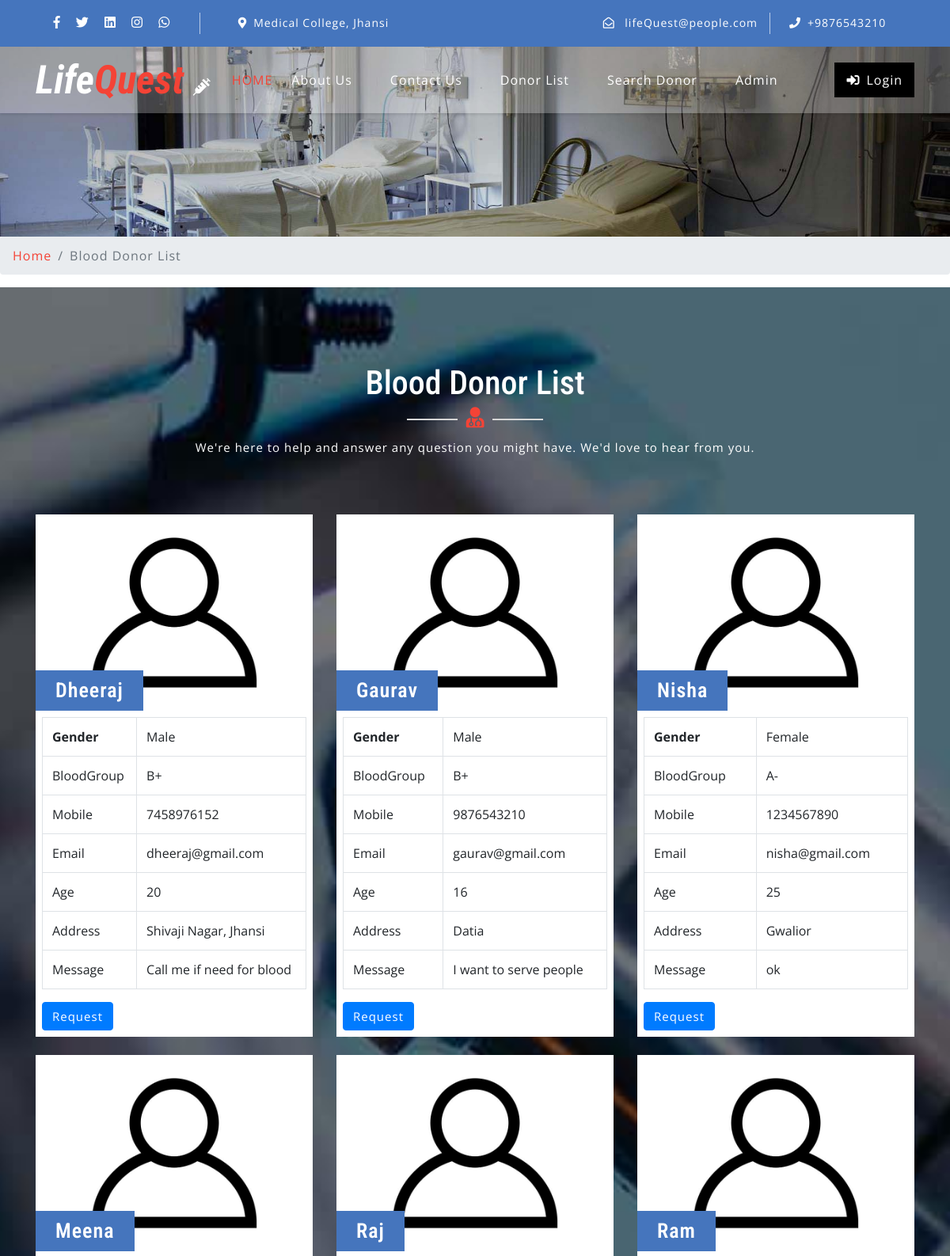
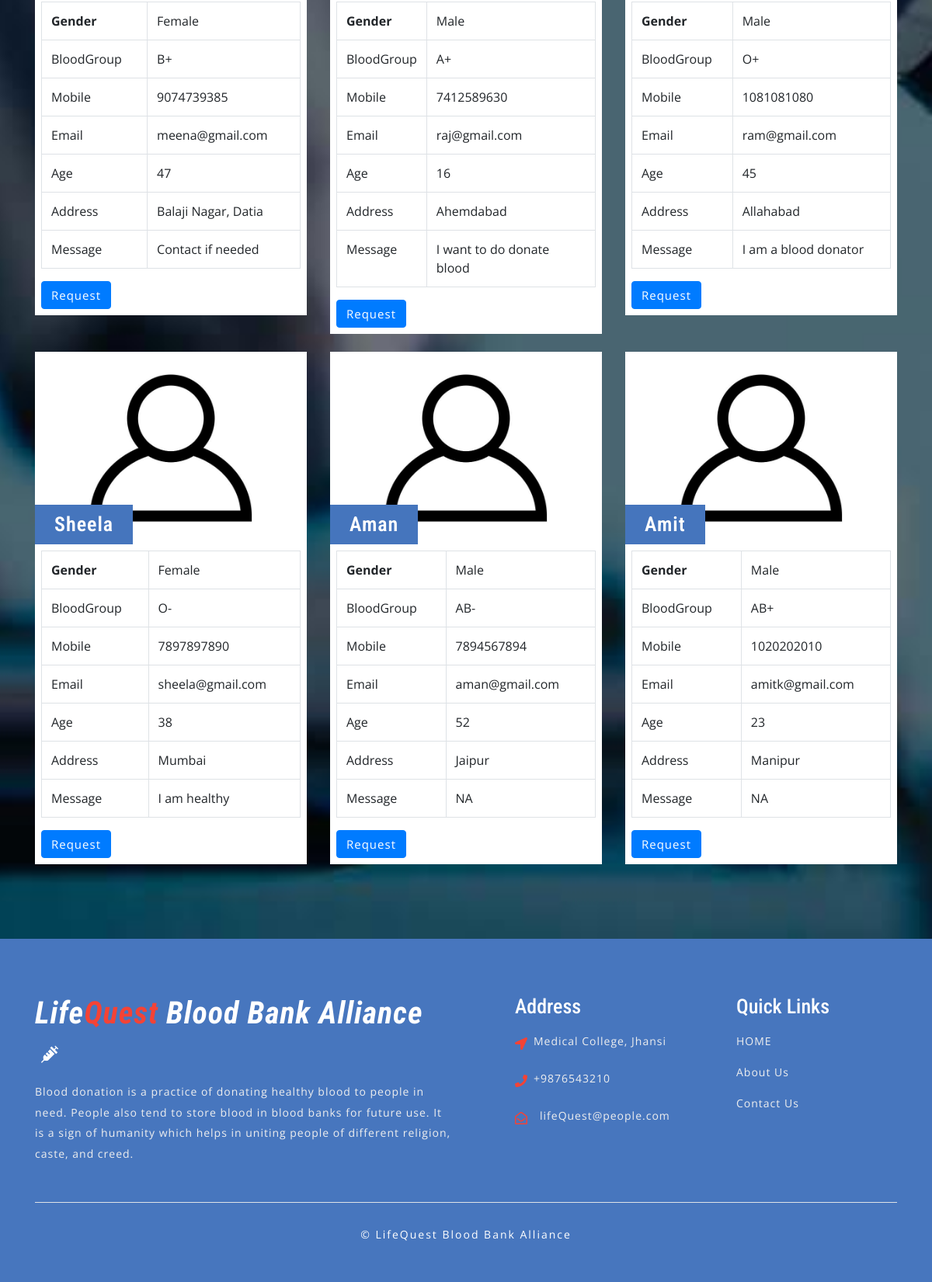
The page /LifeQuestBloodBank/donor-list.php on the database its author committed (2 pictures, top to bottom).
### tables this page shows
CREATE TABLE `thecontactusinfo` (
  `ID` int(11) NOT NULL AUTO_INCREMENT,
  `Address` tinytext DEFAULT NULL,
  `Email` varchar(50) DEFAULT NULL,
  `ContactNumber` bigint(10) DEFAULT NULL,
  PRIMARY KEY (`ID`)
);

CREATE TABLE `theblooddonors` (
  `ID` int(11) NOT NULL AUTO_INCREMENT,
  `FullName` varchar(50) DEFAULT NULL,
  `ContactNumber` bigint(10) DEFAULT NULL,
  `Email` varchar(50) DEFAULT NULL,
  `Gender` varchar(20) DEFAULT NULL,
  `Age` int(11) DEFAULT NULL,
  `BloodGroup` varchar(20) DEFAULT NULL,
  `Address` varchar(120) DEFAULT NULL,
  `Message` mediumtext DEFAULT NULL,
  `PostingDate` timestamp NOT NULL DEFAULT current_timestamp(),
  `status` int(1) DEFAULT NULL,
  `Password` varchar(100) DEFAULT NULL,
  PRIMARY KEY (`ID`)
);

### LifeQuestBloodBank/donor-list.php (the view, shortened to what this page needs)
<?php
include("includes/config.php");
?>
<!doctype html>
<html lang="en">
    <head>
        <link rel="stylesheet" href="css/bootstrap.css">
        <link rel="stylesheet" href="css/style.css">
        <link rel="stylesheet" href="css/fontawesome-all.css">
    </head>
    <body>
        <?php include('includes/header.php');?>
        <div class="inner-banner-w3ls">
        </div>
        <div class="breadcrumb-agile">
            <div aria-label="breadcrumb">
                <ol class="breadcrumb">
                    <li class="breadcrumb-item">
                        <a href="index.php">Home</a>
                    </li>
                    <li class="breadcrumb-item active" aria-current="page">Blood Donor List</li>
                </ol>
            </div>
        </div>
        <section class="blog-w3ls agileits-contact py-5">
            <div class="container py-xl-5 py-lg-3">
                <div class="w3ls-titles text-center mb-5">
                    <h3 class="title text-white">Blood Donor List</h3>
                    <span>
                        <i class="fas fa-user-md"></i>
                    </span>
                    <p class="mt-2 text-white">We're here to help and answer any question you might have. We'd love to hear from you.</p>
                </div>
                <div class="row package-grids mt-5">
                    <?php
                    $status = 1;
                    $sql = "SELECT * from theblooddonors where status = $status";
                    $result = mysqli_query($conn, $sql);
                    while($row = mysqli_fetch_assoc($result)){
                    ?>
                        <div class="col-md-4 pricing" style="margin-top:2%;">
                            <div class="price-top">
                                <img src="images/blood-donor.jpg" alt="blood-donor" class="img-fluid">
                                <h3><?php echo $row['FullName'] ?></h3>
                            </div>
                            <div class="price-bottom p-2">
                            <table class="table table-bordered">
                                <tbody>
                                    <tr>
                                        <th>Gender</th>
                                        <td><?php echo $row['Gender'] ?></td>
                                    </tr>
                                    <tr>
                                        <td>BloodGroup</td>
                                        <td><?php echo $row['BloodGroup'] ?></td>
                                    </tr>
                                    <tr>
                                        <td>Mobile</td>
                                        <td><?php echo $row['ContactNumber'] ?></td>
                                    </tr>
                                    <tr>
                                        <td>Email</td>
                                        <td><?php echo $row['Email'] ?></td>
                                    </tr>
                                    <tr>
                                        <td>Age</td>
                                        <td><?php echo $row['Age'] ?></td>
                                    </tr>
                                       <tr>
                                        <td>Address</td>
                                        <td><?php echo $row['Address'] ?></td>
                                    </tr>
                                    <tr>
                                        <td>Message</td>
                                        <td><?php echo $row['Message'] ?></td>
                                    </tr>
                                </tbody>
                            </table>
                            <a class="btn btn-primary" style="color: white;" href="contact-blood.php?cid=<?php echo $row['ID'] ?>">Request</a>
                        </div>
                    </div>
                    <?php } ?>
                </div>
            </div>
        </section>
        <?php include('includes/footer.php'); ?>
    </body>
</html>

### LifeQuestBloodBank/includes/header.php (shortened to what this page needs)
<?php
if(isset($_SESSION['lbba'])){
    $login = true;
}
else{
    $login = false;
}
?>
    <header>
            <div class="top-bar py-3">
                <div class="container">
                    <div class="row">
                        <div class="col-lg-7 top-social-agile">
                            <div class="row">
                                <ul class="col-lg-4 col-6 top-right-info text-center">
                                    <li>
                                        <a href="#">
                                            <i class="fab fa-facebook-f"></i>
                                        </a>
                                    </li>
                                    <li class="mx-3">
                                        <a href="#">
                                            <i class="fab fa-twitter"></i>
                                        </a>
                                    </li>
                                    <li>
                                        <a href="#">
                                            <i class="fab fa-linkedin"></i>
                                        </a>
                                    </li>
                                    <li class="ml-3">
                                        <a href="#">
                                            <i class="fab fa-instagram"></i>
                                        </a>
                                    </li>
                                    <li class="ml-3">
                                        <a href="#">
                                            <i class="fab fa-whatsapp"></i>
                                        </a>
                                    </li>
                                </ul>
                                <?php
                                $sql = "SELECT * from thecontactusinfo";
                                $result = mysqli_query($conn, $sql);
                                $row = mysqli_fetch_assoc($result);
                                ?>
                                <div class="col-6 header-top_w3layouts pl-5 text-lg-left text-center">
                                    <p class="text-white">
                                        <i class="fas fa-map-marker-alt mr-2"></i><?php echo $row['Address'] ?>
                                    </p>
                                </div>
                            </div>
                        </div>
                        <div class="col-lg-5 top-social-agile text-lg-right text-center">
                            <div class="row">
                                <div class="col-lg-7 col-6 top-w3layouts">
                                    <p class="text-white">
                                        <i class="far fa-envelope-open mr-2"></i>
                                        <a href="mailto:lifeQuest@people.com" class="text-white"><?php echo $row['Email'] ?></a>
                                    </p>
                                </div>
                                <div class="col-lg-5 col-6 header-w3layouts pl-4 text-lg-left">
                                    <p class="text-white">
                                        <i class="fas fa-phone mr-2"></i>+<?php echo $row['ContactNumber'] ?></p>
                                </div>
                            </div>
                        </div>
                    </div>
                </div>
            </div>
    </header>
    <div id="home">
            <div class="main-top py-1">
                <nav class="navbar navbar-expand-lg navbar-light fixed-navi">
                    <div class="container">
                        <h1>
                            <a class="navbar-brand font-weight-bold font-italic" href="index.php">
                                <span>Life</span>Quest
                                <i class="fas fa-syringe"></i>
                            </a>
                        </h1>
                        <div class="collapse navbar-collapse text-center" id="navbarSupportedContent">
                            <ul class="navbar-nav ml-lg-auto">
                                <li class="nav-item active mt-lg-0 mt-3">
                                    <a href="index.php" class="nav-link">HOME</a>
                                </li>
                                <li class="nav-item mx-lg-4 my-lg-0 my-3">
                                    <a class="nav-link" href="about.php">About Us</a>
                                </li>
                                <li class="nav-item mx-lg-4 my-lg-0 my-3">
                                    <a class="nav-link" href="contact.php">Contact Us</a>
                                </li>
                                <li class="nav-item mx-lg-4 my-lg-0 my-3">
                                    <a class="nav-link" href="donor-list.php">Donor List</a>
                                </li>
                                <li class="nav-item mx-lg-4 my-lg-0 my-3">
                                    <a class="nav-link" href="search-donor.php">Search Donor</a>
                                </li>
                                <?php if(!$login){ ?>
                                <li class="nav-item mx-lg-4 my-lg-0 my-3">
                                    <a class="nav-link" href="admin/index.php">Admin</a>
                                </li>
                            </ul>
                            <a href="login.php" class="login-button ml-lg-5 mt-lg-0 mt-4 mb-lg-0 mb-3" >
                                <i class="fas fa-sign-in-alt mr-2"></i>Login
                            </a>
                            <?php } ?>
                        </div>
                    </div>
                </nav>
            </div>
    </div>

### LifeQuestBloodBank/includes/footer.php
<footer>
    <div class="w3ls-footer-grids pt-sm-4 pt-3">
        <div class="container py-xl-5 py-lg-3">
            <div class="row">
                <div class="col-md-6 w3l-footer">
                    <h2 class="mb-sm-3 mb-2">
                        <a href="index.php" class="text-white font-italic font-weight-bold">
                            Life<span>Quest</span> Blood Bank Alliance
                            <i class="fas fa-syringe ml-2"></i>
                        </a>
                    </h2>
                    <p> Blood donation is a practice of donating healthy blood to people in need. People also tend to store blood in
                        blood banks for future use. It is a sign of humanity which helps in uniting people of different religion, caste,
                        and creed.</p>
                </div>
                <?php
                $sql = "SELECT * from thecontactusinfo";
                $result = mysqli_query($conn, $sql);
                $row = mysqli_fetch_assoc($result);
                ?>
                <div class="col-md-3 w3l-footer my-md-0 my-4">
                    <h3 class="mb-sm-3 mb-2 ml-5 text-white">Address</h3>
                    <ul class="list-unstyled ml-5">
                        <li>
                            <i class="fas fa-location-arrow float-left"></i>
                            <p class="ml-4"><?php echo $row['Address'] ?></p>
                            <div class="clearfix"></div>
                        </li>
                        <li class="my-3">
                            <i class="fas fa-phone float-left"></i>
                            <p class="ml-4">+<?php echo $row['ContactNumber'] ?></p>
                            <div class="clearfix"></div>
                        </li>
                        <li>
                            <i class="far fa-envelope-open float-left"></i>
                            <a href="mailto:lifeQuest@people.com" class="ml-3"><?php echo $row['Email'] ?></a>
                            <div class="clearfix"></div>
                        </li>
                    </ul>
                </div>
                <div class="col-md-3 w3l-footer">
                    <h3 class="mb-sm-3 mb-2 ml-5 text-white">Quick Links</h3>
                    <div class="nav-w3-l">
                        <ul class="list-unstyled ml-5">
                            <li>
                                <a href="index.php">HOME</a>
                            </li>
                            <li class="my-3">
                                <a href="about.php">About Us</a>
                            </li>
                            <li class="mt-2">
                                <a href="contact.php">Contact Us</a>
                            </li>
                        </ul>
                    </div>
                </div>
            </div>
            <div class="border-top mt-5 pt-lg-4 pt-3 pb-lg-0 pb-3 text-center">
                <p class="copy-right-grids mt-lg-1">&copy; LifeQuest Blood Bank Alliance</p>
            </div>
        </div>
    </div>
</footer>

### rows shown on the page
thecontactusinfo: Address "Medical College, Jhansi", Email "lifeQuest@people.com", ContactNumber "9876543210"
theblooddonors: FullName "Dheeraj", Gender "Male", BloodGroup "B+", ContactNumber "7458976152", Email "dheeraj@gmail.com", Age "20", Address "Shivaji Nagar, Jhansi", Message "Call me if need for blood"
theblooddonors: FullName "Gaurav", Gender "Male", BloodGroup "B+", ContactNumber "9876543210", Email "gaurav@gmail.com", Age "16", Address "Datia", Message "I want to serve people"
theblooddonors: FullName "Nisha", Gender "Female", BloodGroup "A-", ContactNumber "1234567890", Email "nisha@gmail.com", Age "25", Address "Gwalior", Message "ok"
theblooddonors: FullName "Meena", Gender "Female", BloodGroup "B+", ContactNumber "9074739385", Email "meena@gmail.com", Age "47", Address "Balaji Nagar, Datia", Message "Contact if needed"
theblooddonors: FullName "Raj", Gender "Male", BloodGroup "A+", ContactNumber "7412589630", Email "raj@gmail.com", Age "16", Address "Ahemdabad", Message "I want to do donate blood"
theblooddonors: FullName "Ram", Gender "Male", BloodGroup "O+", ContactNumber "1081081080", Email "ram@gmail.com", Age "45", Address "Allahabad", Message "I am a blood donator"
theblooddonors: FullName "Sheela", Gender "Female", BloodGroup "O-", ContactNumber "7897897890", Email "sheela@gmail.com", Age "38", Address "Mumbai", Message "I am healthy"
theblooddonors: FullName "Aman", Gender "Male", BloodGroup "AB-", ContactNumber "7894567894", Email "aman@gmail.com", Age "52", Address "Jaipur", Message "NA"
theblooddonors: FullName "Amit", Gender "Male", BloodGroup "AB+", ContactNumber "1020202010", Email "amitk@gmail.com", Age "23", Address "Manipur", Message "NA"
